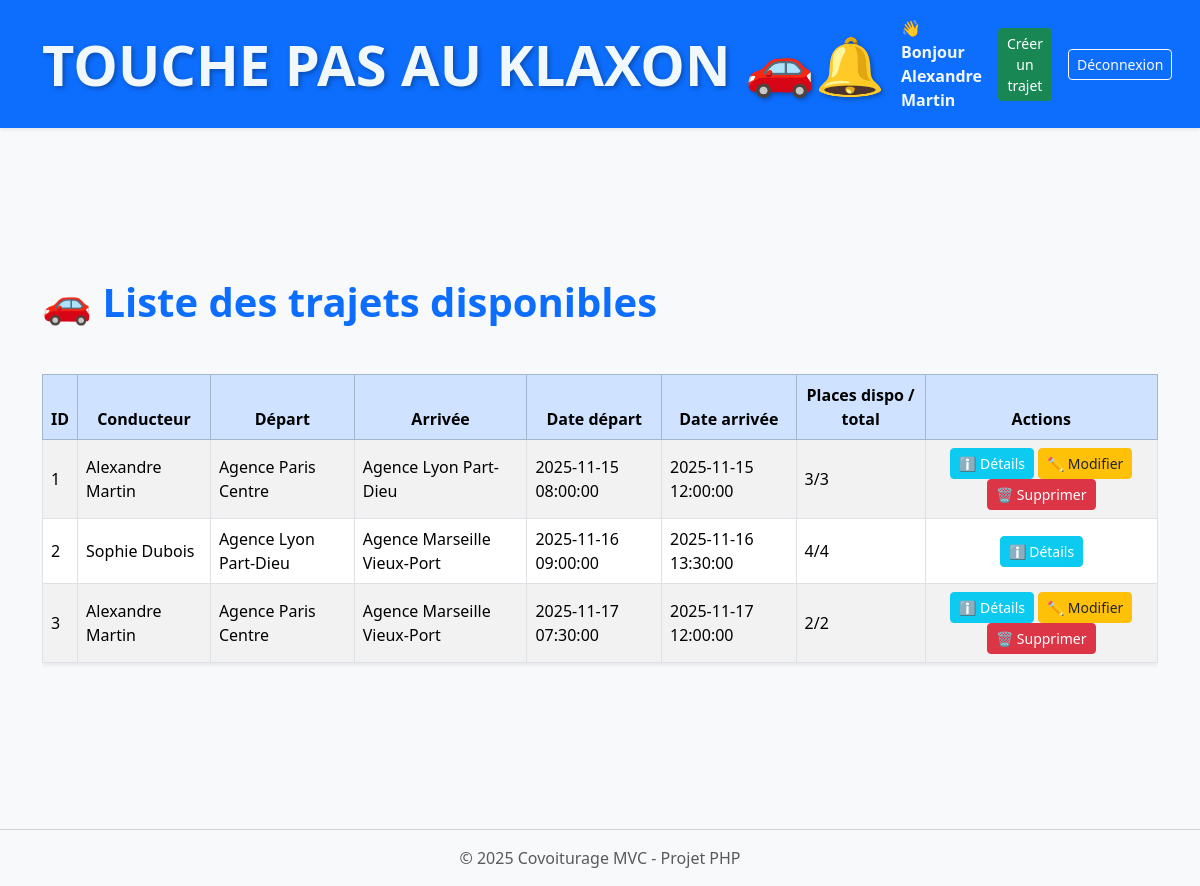
/ (signed in), run on the app's committed database.
### tables this page shows
CREATE TABLE trajets (
    id INT AUTO_INCREMENT PRIMARY KEY,  
    user_id INT NOT NULL,               
    depart_id INT NOT NULL,             
    arrivee_id INT NOT NULL,            
    date_depart DATETIME NOT NULL,      
    date_arrivee DATETIME NOT NULL,     
    places_total INT NOT NULL CHECK (places_total > 0),  
    places_dispo INT NOT NULL CHECK (places_dispo >= 0), 
    created_at TIMESTAMP DEFAULT CURRENT_TIMESTAMP,       

     
    CONSTRAINT fk_user FOREIGN KEY (user_id) REFERENCES users(id) ON DELETE CASCADE,
    CONSTRAINT fk_depart FOREIGN KEY (depart_id) REFERENCES agences(id) ON DELETE RESTRICT,
    CONSTRAINT fk_arrivee FOREIGN KEY (arrivee_id) REFERENCES agences(id) ON DELETE RESTRICT
);

CREATE TABLE agences (
    id INT AUTO_INCREMENT PRIMARY KEY,  
    nom VARCHAR(150) NOT NULL,          
    ville VARCHAR(150) NOT NULL,        
    adresse VARCHAR(255) NOT NULL       
);

### app/Controllers/TrajetController.php (called while the page is built, shortened)
<?php
require_once __DIR__ . '/../../config.php';
require_once __DIR__ . '/../Models/Trajet.php';
class TrajetController {
    public function index() {
        global $pdo;
        $trajetModel = new Trajet($pdo);
        $trajets = $trajetModel->all();
        include __DIR__ . '/../Views/accueil.php';
    }
}

### app/Models/Trajet.php (called while the page is built, shortened)
<?php
class Trajet {
    private $pdo;
    public function __construct($pdo) {
        $this->pdo = $pdo;
    }
    public function all() {
        $stmt = $this->pdo->query("
            SELECT
                t.id,
                t.user_id,
                t.date_depart,
                t.date_arrivee,
                t.places_total,
                t.places_dispo,
                CONCAT(u.prenom, ' ', u.nom) AS conducteur,
                u.email,
                a1.nom AS depart,
                a2.nom AS arrivee
            FROM trajets t
            JOIN users u ON t.user_id = u.id
            JOIN agences a1 ON t.depart_id = a1.id
            JOIN agences a2 ON t.arrivee_id = a2.id
            ORDER BY t.date_depart ASC
        ");
        return $stmt->fetchAll(PDO::FETCH_ASSOC);
    }
}

### app/Views/accueil.php (the view, shortened to what this page needs)
<?php
include __DIR__ . '/header.php';
?>
<div class="container" style="margin-top: 150px; margin-bottom: 150px;">
    <h1 class="mb-5 text-primary fw-bold">🚗 Liste des trajets disponibles</h1>
    <?php if (empty($trajets)): ?>
        <p>Aucun trajet disponible pour le moment.</p>
    <?php else: ?>
        <div class="table-responsive">
            <table class="table table-striped table-bordered align-middle shadow-sm">
                <thead class="table-primary text-center">
                    <tr>
                        <th>ID</th>
                        <th>Conducteur</th>
                        <th>Départ</th>
                        <th>Arrivée</th>
                        <th>Date départ</th>
                        <th>Date arrivée</th>
                        <th>Places dispo / total</th>
                        <th>Actions</th>
                    </tr>
                </thead>
                <tbody>
                    <?php foreach ($trajets as $t): ?>
                        <tr>
                            <td><?= htmlspecialchars($t['id']) ?></td>
                            <td><?= htmlspecialchars($t['conducteur']) ?></td>
                            <td><?= htmlspecialchars($t['depart']) ?></td>
                            <td><?= htmlspecialchars($t['arrivee']) ?></td>
                            <td><?= htmlspecialchars($t['date_depart']) ?></td>
                            <td><?= htmlspecialchars($t['date_arrivee']) ?></td>
                            <td><?= htmlspecialchars($t['places_dispo']) ?>/<?= htmlspecialchars($t['places_total']) ?></td>
                            <td class="text-center">
                                <button class="btn btn-info btn-sm text-white" data-bs-toggle="modal"
                                        data-bs-target="#detailsModal<?= $t['id'] ?>">
                                    ℹ️ Détails
                                </button>
                                <?php if (isset($_SESSION['user']) && $_SESSION['user']['id'] == $t['user_id']): ?>
                                    <a href="/covoiturage/trajet/edit/<?= $t['id'] ?>" class="btn btn-warning btn-sm text-dark">✏️ Modifier</a>
                                    <form action="/covoiturage/trajet/delete/<?= $t['id'] ?>" method="post" style="display:inline;">
                                        <button type="submit" class="btn btn-danger btn-sm"
                                                onclick="return confirm('Supprimer ce trajet ?');">🗑️ Supprimer</button>
                                    </form>
                                <?php endif; ?>
                            </td>
                        </tr>
                    <?php endforeach; ?>
                </tbody>
            </table>
        </div>
    <?php endif; ?>
</div>
<?php
include __DIR__ . '/footer.php';
?>

### data on the page
trajets: id "1", conducteur "Alexandre Martin", depart.nom "Agence Paris Centre", arrivee.nom "Agence Lyon Part-Dieu", date_depart "2025-11-15 08:00:00", date_arrivee "2025-11-15 12:00:00", places_dispo "3", places_total "3"
trajets: id "2", conducteur "Sophie Dubois", depart.nom "Agence Lyon Part-Dieu", arrivee.nom "Agence Marseille Vieux-Port", date_depart "2025-11-16 09:00:00", date_arrivee "2025-11-16 13:30:00", places_dispo "4", places_total "4"
trajets: id "3", conducteur "Alexandre Martin", depart.nom "Agence Paris Centre", arrivee.nom "Agence Marseille Vieux-Port", date_depart "2025-11-17 07:30:00", date_arrivee "2025-11-17 12:00:00", places_dispo "2", places_total "2"

### other printed values
$_SESSION['user']['prenom'] . ' ' . $_SESSION['user']['nom'] "Alexandre Martin"
